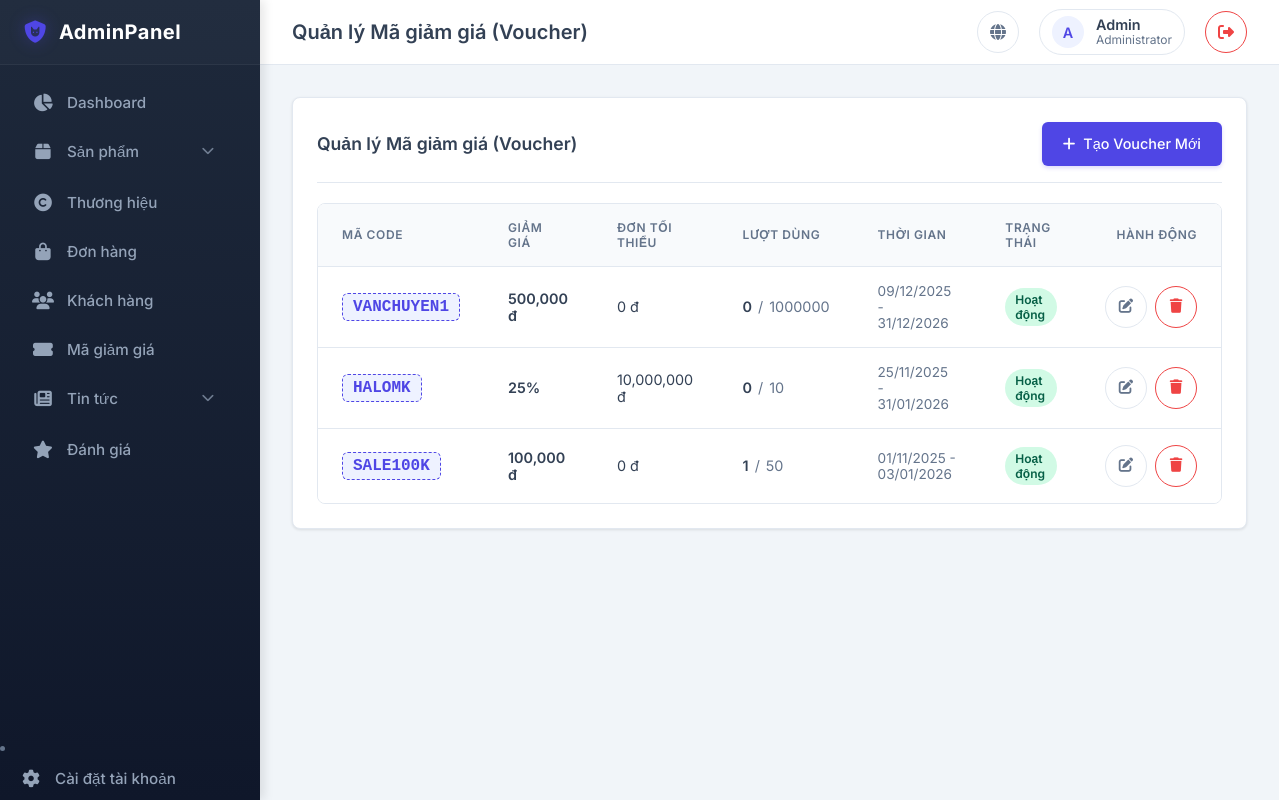
Page /public/admin/vouchers (signed in) on the committed database.
### tables this page shows
CREATE TABLE `vouchers` (
  `id` int(11) NOT NULL,
  `code` varchar(50) NOT NULL,
  `type` enum('fixed','percent') NOT NULL DEFAULT 'fixed',
  `value` decimal(10,0) NOT NULL,
  `min_order_value` decimal(10,0) DEFAULT 0,
  `start_date` datetime DEFAULT NULL,
  `end_date` datetime DEFAULT NULL,
  `usage_limit` int(11) DEFAULT 1,
  `usage_count` int(11) DEFAULT 0,
  `is_active` tinyint(1) NOT NULL DEFAULT 1
);

### app/core/App.php (called while the page is built, shortened)
<?php
class App
{
    protected $method = 'index';
    public function __construct()
    {
        $url = $this->parseUrl();
        if (isset($url[0])) {
            if (file_exists('../app/Controllers/' . ucfirst($url[0]) . 'Controller.php')) {
                unset($url[0]);
            } else {
                require_once '../app/Controllers/ErrorsController.php';
                $this->controller = 'ErrorsController';
            }
        }
        $this->controller = new $this->controller;
        if (isset($url[1])) {
            if (method_exists($this->controller, $url[1])) {
                $this->method = $url[1];
                unset($url[1]);
            }
        }
        $this->params = $url ? array_values($url) : [];
        call_user_func_array([$this->controller, $this->method], $this->params);
    }
    public function parseUrl()
    {
        if (isset($_GET['url'])) {
            $url = rtrim($_GET['url'], '/');
            $url = filter_var($url, FILTER_SANITIZE_URL);
            $url = explode('/', $url);
            return $url;
        }
        return [];
    }
}

### public/index.php (called while the page is built, shortened)
<?php
$app = new App();

### app/core/Database.php (called while the page is built, shortened)
<?php
class Database
{
    private $host = DB_HOST;
    private $user = DB_USER;
    private $pass = DB_PASS;
    private $dbname = DB_NAME;
    public $dbh;
    private $stmt;
    public function __construct()
    {
        $dsn = 'mysql:host=' . $this->host . ';dbname=' . $this->dbname;
        $options = [
            PDO::ATTR_PERSISTENT => true,
            PDO::ATTR_ERRMODE => PDO::ERRMODE_EXCEPTION,
            PDO::ATTR_DEFAULT_FETCH_MODE => PDO::FETCH_ASSOC,
            PDO::MYSQL_ATTR_INIT_COMMAND => 'SET NAMES utf8'
        ];
        try {
            $this->dbh = new PDO($dsn, $this->user, $this->pass, $options);
        } catch (PDOException $e) {
            $this->error = $e->getMessage();
            echo $this->error;
        }
    }
    public function query($sql)
    {
        $this->stmt = $this->dbh->prepare($sql);
    }
    public function execute()
    {
        return $this->stmt->execute();
    }
    public function resultSet()
    {
        $this->execute();
        return $this->stmt->fetchAll();
    }
}

### app/Models/VoucherModel.php (called while the page is built, shortened)
<?php
class VoucherModel
{
    private $db;
    public function __construct()
    {
        $this->db = new Database;
    }
    public function getAllVouchers()
    {
        $this->db->query('SELECT * FROM vouchers ORDER BY id DESC');
        return $this->db->resultSet();
    }
}

### app/core/Controller.php (called while the page is built, shortened)
<?php
class Controller
{
    public function model($model)
    {
        if (file_exists('../app/Models/' . $model . '.php')) {
            return new $model();
        }
        return null;
    }
}

### app/Views/admin/vouchers/index.php (the view)
<div class="card">
    <div class="card-header">
        <h3 class="card-title"><?php echo $data['title']; ?></h3>
        <a href="<?php echo URLROOT; ?>/admin/addVoucher" class="btn btn-primary">
            <i class="fas fa-plus"></i> Tạo Voucher Mới
        </a>
    </div>
    <div class="table-container">
        <table>
            <thead>
                <tr>
                    <th>Mã Code</th>
                    <th>Giảm giá</th>
                    <th>Đơn tối thiểu</th>
                    <th>Lượt dùng</th>
                    <th>Thời gian</th>
                    <th>Trạng thái</th>
                    <th class="text-right">Hành động</th>
                </tr>
            </thead>
            <tbody>
                <?php foreach ($data['vouchers'] as $voucher) : ?>
                    <tr>
                        <td>
                            <strong style="color: var(--primary-color); border: 1px dashed var(--primary-color); padding: 4px 10px; border-radius: 6px; background-color: var(--primary-light); font-family: monospace; font-size: 1rem;">
                                <?php echo htmlspecialchars($voucher['code']); ?>
                            </strong>
                        </td>
                        <td>
                            <div style="font-weight: 600; color: var(--text-main);">
                                <?php if ($voucher['type'] == 'percent') : ?>
                                    <?php echo $voucher['value']; ?>%
                                <?php else : ?>
                                    <?php echo number_format($voucher['value']); ?> đ
                                <?php endif; ?>
                            </div>
                        </td>
                        <td><?php echo number_format($voucher['min_order_value']); ?> đ</td>
                        <td>
                            <div style="display: flex; align-items: center; gap: 6px;">
                                <span style="font-weight: 600;"><?php echo $voucher['usage_count']; ?></span>
                                <span style="color: var(--text-light);">/</span>
                                <span style="color: var(--text-light);"><?php echo ($voucher['usage_limit'] == 0) ? '∞' : $voucher['usage_limit']; ?></span>
                            </div>
                        </td>
                        <td>
                            <div style="font-size: 0.85rem; color: var(--text-light);">
                                <?php
                                $start = $voucher['start_date'] ? date('d/m/Y', strtotime($voucher['start_date'])) : 'Tự do';
                                $end = $voucher['end_date'] ? date('d/m/Y', strtotime($voucher['end_date'])) : 'Vĩnh viễn';
                                echo "$start - $end";
                                ?>
                            </div>
                        </td>
                        <td>
                            <?php if ($voucher['is_active']) : ?>
                                <span class="badge badge-success">Hoạt động</span>
                            <?php else : ?>
                                <span class="badge badge-danger">Đã khóa</span>
                            <?php endif; ?>
                        </td>
                        <td class="text-right">
                            <div style="display: inline-flex; gap: 8px;">
                                <a href="<?php echo URLROOT; ?>/admin/editVoucher/<?php echo $voucher['id']; ?>" class="btn-icon" title="Sửa">
                                    <i class="fas fa-edit"></i>
                                </a>
                                <a href="<?php echo URLROOT; ?>/admin/deleteVoucher/<?php echo $voucher['id']; ?>"
                                    class="btn-icon"
                                    title="Xóa"
                                    style="color: var(--danger-color); border-color: var(--danger-color);"
                                    onclick="return confirm('Bạn chắc chắn muốn xóa mã này?');">
                                    <i class="fas fa-trash"></i>
                                </a>
                            </div>
                        </td>
                    </tr>
                <?php endforeach; ?>
            </tbody>
        </table>
    </div>
</div>

### public/css/admin_style.css (style rules this page uses)
:root { --primary-color: #4f46e5; --primary-hover: #4338ca; --primary-light: #eef2ff; --secondary-color: #64748b; --success-color: #10b981; --danger-color: #ef4444; --warning-color: #f59e0b; --info-color: #3b82f6; --light-color: #f8fafc; --dark-color: #1e293b; --text-main: #334155; --text-light: #64748b; --text-white: #ffffff; --bg-color: #f1f5f9; --card-bg: #ffffff; --border-color: #e2e8f0; --sidebar-bg: #1e293b; --sidebar-width: 260px; --header-height: 64px; --shadow-sm: 0 1px 3px rgba(0,0,0,0.1); --shadow-md: 0 4px 6px -1px rgba(0,0,0,0.1); --radius-md: 6px; --radius-lg: 8px; --font-family: 'Inter', sans-serif; }
body { font-family: var(--font-family); background-color: var(--bg-color); color: var(--text-main); margin: 0; padding: 0; display: flex; min-height: 100vh; }
.btn-icon { width: 40px; height: 40px; border-radius: 50%; border: 1px solid var(--border-color); background: transparent; color: var(--text-light); display: flex; align-items: center; justify-content: center; cursor: pointer; transition: all 0.2s; text-decoration: none; }
.card { background: var(--card-bg); border-radius: var(--radius-lg); box-shadow: var(--shadow-sm); border: 1px solid var(--border-color); padding: 24px; margin-bottom: 24px; }
.card-header { display: flex; justify-content: space-between; align-items: center; margin-bottom: 20px; padding-bottom: 16px; border-bottom: 1px solid var(--border-color); }
.card-title { font-size: 1.1rem; font-weight: 600; color: var(--text-main); margin: 0; }
.btn { display: inline-flex; align-items: center; justify-content: center; padding: 10px 20px; font-size: 0.9rem; font-weight: 500; border-radius: var(--radius-md); border: 1px solid transparent; cursor: pointer; transition: all 0.2s; text-decoration: none; gap: 8px; line-height: 1.5; }
.btn-primary { background-color: var(--primary-color); color: white; box-shadow: 0 2px 4px rgba(79, 70, 229, 0.2); }
.table-container { overflow-x: auto; border-radius: var(--radius-lg); border: 1px solid var(--border-color); }
table { width: 100%; border-collapse: collapse; background: white; }
th { background-color: #f8fafc; color: var(--text-light); font-weight: 600; text-transform: uppercase; font-size: 0.75rem; letter-spacing: 0.05em; padding: 16px 24px; text-align: left; border-bottom: 1px solid var(--border-color); }
td { padding: 16px 24px; border-bottom: 1px solid var(--border-color); color: var(--text-main); font-size: 0.9rem; vertical-align: middle; }
tr:last-child td { border-bottom: none; }
.badge { display: inline-flex; align-items: center; padding: 4px 10px; border-radius: 9999px; font-size: 0.75rem; font-weight: 600; }
.badge-success { background-color: #d1fae5; color: #065f46; }
.text-right { text-align: right; }

### rows in the picture
vouchers: code "VANCHUYEN1", value "500,000", min_order_value "0", usage_count "0", usage_limit "1000000", start_date "09/12/2025", end_date "31/12/2026", is_active "Hoạt động"
vouchers: code "HALOMK", value "25", min_order_value "10,000,000", usage_count "0", usage_limit "10", start_date "25/11/2025", end_date "31/01/2026", is_active "Hoạt động"
vouchers: code "SALE100K", value "100,000", min_order_value "0", usage_count "1", usage_limit "50", start_date "01/11/2025", end_date "03/01/2026", is_active "Hoạt động"

### other values in the picture
$data['title'] "Quản lý Mã giảm giá (Voucher)"
substr($_SESSION['user_name'], 0, 1) "A"
$_SESSION['user_name'] "Admin"
